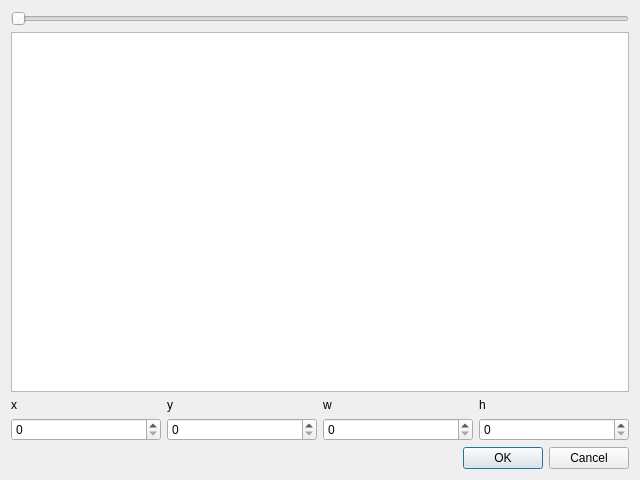
<?xml version="1.0" encoding="UTF-8"?>
<ui version="4.0">
 <class>Dialog</class>
 <widget class="QDialog" name="Dialog">
  <property name="geometry">
   <rect>
    <x>0</x>
    <y>0</y>
    <width>640</width>
    <height>480</height>
   </rect>
  </property>
  <property name="windowTitle">
   <string>Crop selection</string>
  </property>
  <layout class="QGridLayout" name="gridLayout">
   <item row="4" column="2">
    <widget class="QSpinBox" name="spinBox_w"/>
   </item>
   <item row="3" column="1">
    <widget class="QLabel" name="label_y">
     <property name="text">
      <string notr="true">y</string>
     </property>
    </widget>
   </item>
   <item row="3" column="2">
    <widget class="QLabel" name="label_w">
     <property name="text">
      <string notr="true">w</string>
     </property>
    </widget>
   </item>
   <item row="4" column="0">
    <widget class="QSpinBox" name="spinBox_x"/>
   </item>
   <item row="5" column="0" colspan="4">
    <widget class="QDialogButtonBox" name="buttonBox">
     <property name="orientation">
      <enum>Qt::Orientation::Horizontal</enum>
     </property>
     <property name="standardButtons">
      <set>QDialogButtonBox::StandardButton::Cancel|QDialogButtonBox::StandardButton::Ok</set>
     </property>
    </widget>
   </item>
   <item row="4" column="1">
    <widget class="QSpinBox" name="spinBox_y"/>
   </item>
   <item row="3" column="3">
    <widget class="QLabel" name="label_h">
     <property name="text">
      <string notr="true">h</string>
     </property>
    </widget>
   </item>
   <item row="3" column="0">
    <widget class="QLabel" name="label_x">
     <property name="text">
      <string notr="true">x</string>
     </property>
    </widget>
   </item>
   <item row="4" column="3">
    <widget class="QSpinBox" name="spinBox_h"/>
   </item>
   <item row="1" column="0" colspan="4">
    <widget class="GraphicsView" name="graphicsView"/>
   </item>
   <item row="0" column="0" colspan="4">
    <widget class="QSlider" name="horizontalSlider">
     <property name="maximum">
      <number>100</number>
     </property>
     <property name="orientation">
      <enum>Qt::Orientation::Horizontal</enum>
     </property>
    </widget>
   </item>
  </layout>
 </widget>
 <customwidgets>
  <customwidget>
   <class>GraphicsView</class>
   <extends>QGraphicsView</extends>
   <header>..crop_selection_widgets</header>
  </customwidget>
 </customwidgets>
 <resources/>
 <connections>
  <connection>
   <sender>buttonBox</sender>
   <signal>accepted()</signal>
   <receiver>Dialog</receiver>
   <slot>accept()</slot>
   <hints>
    <hint type="sourcelabel">
     <x>248</x>
     <y>254</y>
    </hint>
    <hint type="destinationlabel">
     <x>157</x>
     <y>274</y>
    </hint>
   </hints>
  </connection>
  <connection>
   <sender>buttonBox</sender>
   <signal>rejected()</signal>
   <receiver>Dialog</receiver>
   <slot>reject()</slot>
   <hints>
    <hint type="sourcelabel">
     <x>316</x>
     <y>260</y>
    </hint>
    <hint type="destinationlabel">
     <x>286</x>
     <y>274</y>
    </hint>
   </hints>
  </connection>
 </connections>
</ui>
